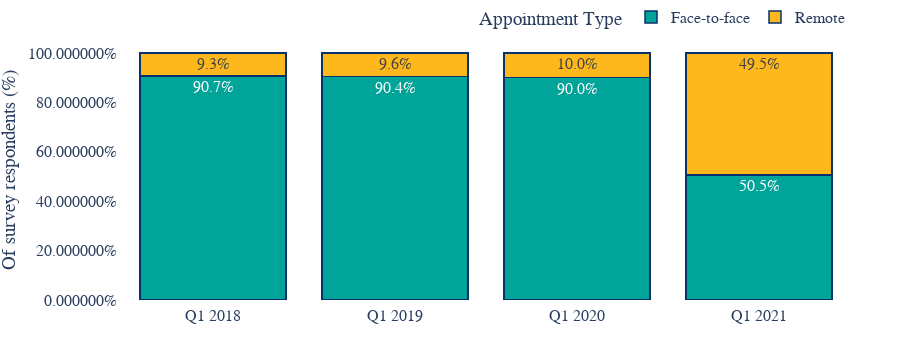

Source (notebook cell):
### Markdown cell above
### Appointments: data visualisation

### Code cell
# plot the long (tidy) dataframe
fig = px.bar(
    appointment_types_group,
    x="Year",
    y="Percent",
    color="Appointment Type",
    color_discrete_sequence=nhs_colours,
    barmode="stack",
    text="Percent",
    height=350,
)

# Asthetics of the plot
fig.update_layout(
    # change background colour 
    {"plot_bgcolor": "rgba(0, 0, 0, 0)", "paper_bgcolor": "rgba(0, 0, 0, 0)"},
    yaxis_title='Of survey respondents (%)',
    yaxis=dict(tickformat = "%"),
    xaxis_title=None,
    # change fonts
    font=dict(family="Arial", size=16),
    # autosize makes the chart 'responsive' (https://en.wikipedia.org/wiki/Responsive_web_design)
    autosize=True,
    margin=dict(
        l=50,
        r=50,
        b=50,
        t=0,
        pad=4,
        autoexpand=True
        ),
    ## options for the hover-over text
    # changes how the hover-over box is displayed
    hovermode="x unified",
    # hoverlabel_align = 'right',
    # changes the hover-over box formatting
    hoverlabel=dict(
        bgcolor="white",
        font_size=16,
        font_family="Arial"
    ),
    legend=dict(
    orientation="h",
    yanchor="bottom",
    y=1.02,
    xanchor="right",
    x=1
    )
)

# options to change how the bars look
fig.update_traces(
    # this also changes the hover-over box formatting
    hovertemplate='<b>%{fullData.name}</b>: %{text:.1%}<extra></extra>',
    # outline of bars
    marker_line_color = 'rgb(8,48,107)',
    marker_line_width=1.5,
    opacity=1,
    # options for text inside bars
    texttemplate='%{text:.1%}',
    textposition='inside'
)
fig.update_xaxes(type='category')
fig.show()

### Figure 1 — Plotly figure (JSON) as saved in the notebook; plotly's stock layout.template omitted (floating-point values rounded to 4 significant figures)
{"data": [{"alignmentgroup": "True", "hovertemplate": "<b>%{fullData.name}</b>: %{text:.1%}<extra></extra>", "legendgroup": "Face-to-face", "marker": {"color": "#00A499", "line": {"color": "rgb(8,48,107)", "width": 1.5}}, "name": "Face-to-face", "offsetgroup": "Face-to-face", "opacity": 1, "orientation": "v", "showlegend": true, "text": [0.9068, 0.9043, 0.9003, 0.5053], "textposition": "inside", "texttemplate": "%{text:.1%}", "type": "bar", "x": ["Q1 2018", "Q1 2019", "Q1 2020", "Q1 2021"], "xaxis": "x", "y": [0.9068, 0.9043, 0.9003, 0.5053], "yaxis": "y"}, {"alignmentgroup": "True", "hovertemplate": "<b>%{fullData.name}</b>: %{text:.1%}<extra></extra>", "legendgroup": "Remote", "marker": {"color": "#FFB81C", "line": {"color": "rgb(8,48,107)", "width": 1.5}}, "name": "Remote", "offsetgroup": "Remote", "opacity": 1, "orientation": "v", "showlegend": true, "text": [0.09323, 0.09569, 0.09966, 0.4947], "textposition": "inside", "texttemplate": "%{text:.1%}", "type": "bar", "x": ["Q1 2018", "Q1 2019", "Q1 2020", "Q1 2021"], "xaxis": "x", "y": [0.09323, 0.09569, 0.09966, 0.4947], "yaxis": "y"}], "layout": {"autosize": true, "barmode": "stack", "font": {"family": "Arial", "size": 16}, "height": 350, "hoverlabel": {"bgcolor": "white", "font": {"family": "Arial", "size": 16}}, "hovermode": "x unified", "legend": {"orientation": "h", "title": {"text": "Appointment Type"}, "tracegroupgap": 0, "x": 1, "xanchor": "right", "y": 1.02, "yanchor": "bottom"}, "margin": {"autoexpand": true, "b": 50, "l": 50, "pad": 4, "r": 50, "t": 0}, "paper_bgcolor": "rgba(0, 0, 0, 0)", "plot_bgcolor": "rgba(0, 0, 0, 0)", "xaxis": {"anchor": "y", "domain": [0, 1], "title": {}, "type": "category"}, "yaxis": {"anchor": "x", "domain": [0, 1], "tickformat": "%", "title": {"text": "Of survey respondents (%)"}}}}
